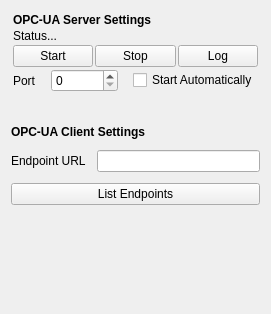
<?xml version="1.0" encoding="UTF-8"?>
<ui version="4.0">
 <class>FormOpcSettings</class>
 <widget class="QWidget" name="FormOpcSettings">
  <property name="geometry">
   <rect>
    <x>0</x>
    <y>0</y>
    <width>264</width>
    <height>314</height>
   </rect>
  </property>
  <property name="windowTitle">
   <string>OPC UA Settings</string>
  </property>
  <layout class="QVBoxLayout" name="verticalLayout_2">
   <property name="spacing">
    <number>11</number>
   </property>
   <item>
    <widget class="QWidget" name="widget" native="true">
     <layout class="QVBoxLayout" name="verticalLayout">
      <property name="spacing">
       <number>2</number>
      </property>
      <property name="leftMargin">
       <number>2</number>
      </property>
      <property name="topMargin">
       <number>2</number>
      </property>
      <property name="rightMargin">
       <number>2</number>
      </property>
      <property name="bottomMargin">
       <number>2</number>
      </property>
      <item>
       <widget class="QLabel" name="label">
        <property name="font">
         <font>
          <weight>75</weight>
          <bold>true</bold>
         </font>
        </property>
        <property name="text">
         <string>OPC-UA Server Settings</string>
        </property>
       </widget>
      </item>
      <item>
       <widget class="QLabel" name="lblStatusServer">
        <property name="text">
         <string>Status...</string>
        </property>
       </widget>
      </item>
      <item>
       <layout class="QHBoxLayout" name="horizontalLayout_2">
        <item>
         <widget class="QPushButton" name="btnServerStart">
          <property name="text">
           <string>Start</string>
          </property>
         </widget>
        </item>
        <item>
         <widget class="QPushButton" name="btnServerStop">
          <property name="text">
           <string>Stop</string>
          </property>
         </widget>
        </item>
        <item>
         <widget class="QPushButton" name="btnLog">
          <property name="text">
           <string>Log</string>
          </property>
         </widget>
        </item>
       </layout>
      </item>
      <item>
       <layout class="QHBoxLayout" name="horizontalLayout">
        <property name="spacing">
         <number>15</number>
        </property>
        <item>
         <widget class="QLabel" name="label_3">
          <property name="text">
           <string>Port</string>
          </property>
         </widget>
        </item>
        <item>
         <widget class="QSpinBox" name="spnServerPort">
          <property name="maximum">
           <number>999999</number>
          </property>
         </widget>
        </item>
        <item>
         <widget class="QCheckBox" name="chkServerAutoStart">
          <property name="text">
           <string>Start Automatically</string>
          </property>
         </widget>
        </item>
        <item>
         <spacer name="horizontalSpacer">
          <property name="orientation">
           <enum>Qt::Horizontal</enum>
          </property>
          <property name="sizeHint" stdset="0">
           <size>
            <width>40</width>
            <height>20</height>
           </size>
          </property>
         </spacer>
        </item>
       </layout>
      </item>
     </layout>
    </widget>
   </item>
   <item>
    <spacer name="verticalSpacer_2">
     <property name="orientation">
      <enum>Qt::Vertical</enum>
     </property>
     <property name="sizeType">
      <enum>QSizePolicy::Fixed</enum>
     </property>
     <property name="sizeHint" stdset="0">
      <size>
       <width>20</width>
       <height>20</height>
      </size>
     </property>
    </spacer>
   </item>
   <item>
    <widget class="QLabel" name="label_2">
     <property name="font">
      <font>
       <weight>75</weight>
       <bold>true</bold>
      </font>
     </property>
     <property name="text">
      <string>OPC-UA Client Settings</string>
     </property>
    </widget>
   </item>
   <item>
    <layout class="QHBoxLayout" name="horizontalLayout_3">
     <item>
      <widget class="QLabel" name="label_4">
       <property name="text">
        <string>Endpoint URL</string>
       </property>
      </widget>
     </item>
     <item>
      <widget class="QLineEdit" name="txtClientEndpointURL"/>
     </item>
    </layout>
   </item>
   <item>
    <widget class="QPushButton" name="btnClientListEndpoints">
     <property name="text">
      <string>List Endpoints</string>
     </property>
    </widget>
   </item>
   <item>
    <spacer name="verticalSpacer">
     <property name="orientation">
      <enum>Qt::Vertical</enum>
     </property>
     <property name="sizeHint" stdset="0">
      <size>
       <width>20</width>
       <height>204</height>
      </size>
     </property>
    </spacer>
   </item>
  </layout>
 </widget>
 <resources/>
 <connections/>
</ui>
